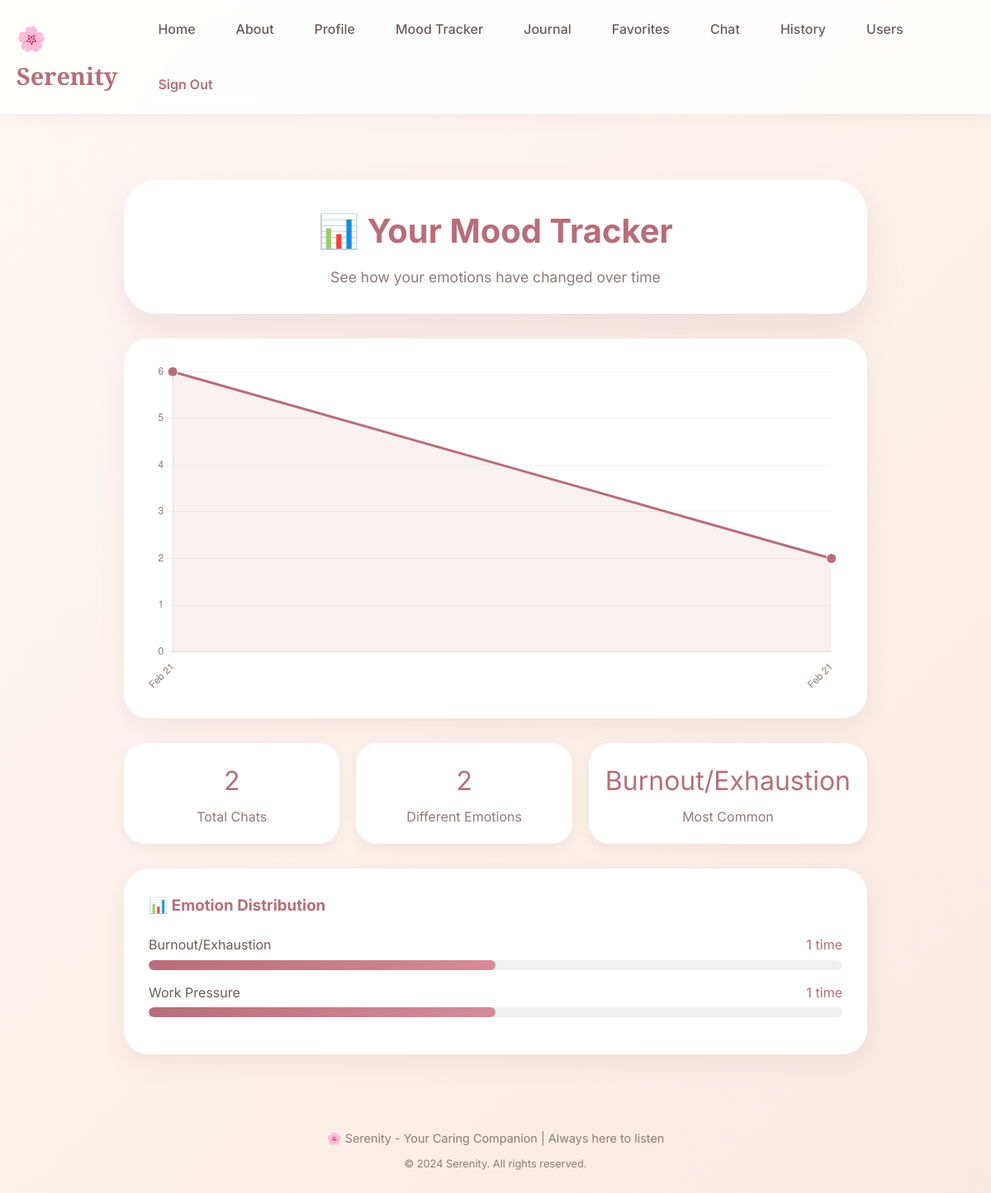
/mood-tracker (signed in), run on the app's committed database.
### app.py (models this page shows)
class Conversation(db.Model):
    id = db.Column(db.Integer, primary_key=True)
    user_id = db.Column(db.Integer, db.ForeignKey('user.id'), nullable=False)
    user_message = db.Column(db.Text, nullable=False)
    bot_response = db.Column(db.Text, nullable=False)
    detected_emotion = db.Column(db.String(100))
    timestamp = db.Column(db.DateTime, default=datetime.utcnow)

### app.py (the view)
@app.route('/mood-tracker')
@login_required
def mood_tracker():
    conversations = Conversation.query.filter_by(user_id=current_user.id)\
                    .order_by(Conversation.timestamp).all()
    dates = []
    emotion_data = []
    emotion_counts = {}
    emotion_map = {
        'Exam Stress': 1,
        'Work Pressure': 2,
        'Sadness': 3,
        'Anxiety': 4,
        'Anger/Frustration': 5,
        'Burnout/Exhaustion': 6,
        'Relationship Concern': 7,
        'Gentle Conversation': 8
    }
    for conv in conversations:
        date_str = conv.timestamp.strftime('%b %d')
        dates.append(date_str)
        emotion = conv.detected_emotion
        emotion_data.append(emotion_map.get(emotion, 5))
        emotion_counts[emotion] = emotion_counts.get(emotion, 0) + 1
    total_chats = len(conversations)
    unique_emotions = len(emotion_counts)
    most_common = 'N/A'
    if emotion_counts:
        most_common = max(emotion_counts, key=emotion_counts.get)
    return render_template('mood_tracker.html',
                         dates=dates,
                         emotion_data=emotion_data,
                         emotion_counts=emotion_counts,
                         total_chats=total_chats,
                         unique_emotions=unique_emotions,
                         most_common=most_common)

### app.py (called while the page is built)
@login_manager.user_loader
def load_user(user_id):
    return User.query.get(int(user_id))

@app.context_processor
def utility_processor():
    def get_most_common_emotion(conversations):
        if not conversations:
            return "N/A"
        emotion_counts = {}
        for conv in conversations:
            emotion = conv.detected_emotion
            emotion_counts[emotion] = emotion_counts.get(emotion, 0) + 1
        if emotion_counts:
            return max(emotion_counts, key=emotion_counts.get)
        return "N/A"
    return dict(get_most_common_emotion=get_most_common_emotion)

### templates/mood_tracker.html (shortened to what this page needs)
{% extends "base.html" %}
{% block content %}
<div style="max-width: 900px; margin: 40px auto;">
    <div style="background: white; border-radius: 40px; padding: 30px; text-align: center; box-shadow: 0 20px 40px rgba(183, 110, 121, 0.15); margin-bottom: 30px;">
        <h1 style="color: #b76e79; font-size: 2.5rem; margin-bottom: 10px;">📊 Your Mood Tracker</h1>
        <p style="color: #8f7a7a; font-size: 1.1rem;">See how your emotions have changed over time</p>
    </div>
    <div style="background: white; border-radius: 30px; padding: 30px; box-shadow: 0 10px 30px rgba(183, 110, 121, 0.1); margin-bottom: 30px;">
        <canvas id="moodChart" style="width: 100%; height: 400px;"></canvas>
    </div>
    <div style="display: grid; grid-template-columns: repeat(3, 1fr); gap: 20px; margin-bottom: 30px;">
        <div style="background: white; border-radius: 25px; padding: 20px; text-align: center; box-shadow: 0 5px 15px rgba(183, 110, 121, 0.1);">
            <div style="font-size: 2rem; color: #b76e79; margin-bottom: 5px;">{{ total_chats }}</div>
            <div style="color: #8f7a7a;">Total Chats</div>
        </div>
        <div style="background: white; border-radius: 25px; padding: 20px; text-align: center; box-shadow: 0 5px 15px rgba(183, 110, 121, 0.1);">
            <div style="font-size: 2rem; color: #b76e79; margin-bottom: 5px;">{{ unique_emotions }}</div>
            <div style="color: #8f7a7a;">Different Emotions</div>
        </div>
        <div style="background: white; border-radius: 25px; padding: 20px; text-align: center; box-shadow: 0 5px 15px rgba(183, 110, 121, 0.1);">
            <div style="font-size: 2rem; color: #b76e79; margin-bottom: 5px;">{{ most_common }}</div>
            <div style="color: #8f7a7a;">Most Common</div>
        </div>
    </div>
    <div style="background: white; border-radius: 30px; padding: 30px; box-shadow: 0 10px 30px rgba(183, 110, 121, 0.1);">
        <h3 style="color: #b76e79; margin-bottom: 20px;">📊 Emotion Distribution</h3>
        {% for emotion, count in emotion_counts.items() %}
        <div style="margin-bottom: 15px;">
            <div style="display: flex; justify-content: space-between; margin-bottom: 5px;">
                <span style="color: #6b5b5b;">{{ emotion }}</span>
                <span style="color: #b76e79;">{{ count }} time{% if count > 1 %}s{% endif %}</span>
            </div>
            <div style="background: #f0f0f0; height: 12px; border-radius: 6px; overflow: hidden;">
                {% set percentage = (count / total_chats * 100) if total_chats > 0 else 0 %}
                <div style="background: linear-gradient(90deg, #b76e79, #d48c98); width: {{ percentage }}%; height: 100%; border-radius: 6px;"></div>
            </div>
        </div>
        {% endfor %}
    </div>
</div>
<script>
    // Prepare data from Flask
    const dates = {{ dates | tojson }};
    const emotionData = {{ emotion_data | tojson }};
    // Create the chart
    const ctx = document.getElementById('moodChart').getContext('2d');
    // Define colors for different emotions
    const emotionColors = {
        'Exam Stress': '#b76e79',
        'Work Pressure': '#d48c98',
        'Sadness': '#a7b89e',
        'Anxiety': '#c4d3c9',
        'Anger/Frustration': '#e8c2c9',
        'Burnout/Exhaustion': '#8f7a7a',
        'Relationship Concern': '#f9eef2',
        'Gentle Conversation': '#faf0e6'
    };
    new Chart(ctx, {
        type: 'line',
        data: {
            labels: dates,
            datasets: [{
                label: 'Emotional Journey',
                data: emotionData,
                borderColor: '#b76e79',
                backgroundColor: 'rgba(183, 110, 121, 0.1)',
                tension: 0.3,
                fill: true,
                pointBackgroundColor: '#b76e79',
                pointBorderColor: 'white',
                pointRadius: 6,
                pointHoverRadius: 8
            }]
        },
        options: {
            responsive: true,
            maintainAspectRatio: false,
            plugins: {
                legend: {
                    display: false
                },
                tooltip: {
                    backgroundColor: 'white',
                    titleColor: '#b76e79',
                    bodyColor: '#6b5b5b',
                    borderColor: '#e8c2c9',
                    borderWidth: 1,
                    padding: 12,
                    callbacks: {
                        label: function(context) {
                            return `Emotion: ${context.raw}`;
                        }
                    }
                }
            },
            scales: {
                y: {
                    beginAtZero: true,
                    grid: {
                        color: 'rgba(183, 110, 121, 0.1)'
                    },
                    ticks: {
                        color: '#8f7a7a'
                    }
                },
                x: {
                    grid: {
                        display: false
                    },
                    ticks: {
                        color: '#8f7a7a',
                        maxRotation: 45,
                        minRotation: 45
                    }
                }
            }
        }
    });
</script>
{% endblock %}

### templates/base.html (style rules this page uses)
* { margin: 0; padding: 0; box-sizing: border-box; }
:root { --primary-soft: #b76e79; --primary-light: #e8c2c9; --primary-pale: #f9eef2; --neutral-warm: #faf0e6; --neutral-soft: #fff9f5; --text-soft: #6b5b5b; --text-light: #8f7a7a; --accent-calm: #a7b89e; --accent-peace: #c4d3c9; }
body { font-family: 'Inter', sans-serif; background: linear-gradient(135deg, #fdf8f5 0%, #f9e9e0 100%); min-height: 100vh; color: var(--text-soft); line-height: 1.6; }

### templates/mood_tracker.html (style rules this page uses)
canvas { max-height: 400px; }

### data on the page
Conversation: detected_emotion "Burnout/Exhaustion", count "1", {{ percentage }} 50.0 (drawn)
Conversation: detected_emotion "Work Pressure", user "1", {{ percentage }} 50.0 (drawn)

### other printed values
{{ total_chats }} "2"
{{ unique_emotions }} "2"
chart data {{ emotion_data | tojson }} [6, 2]
